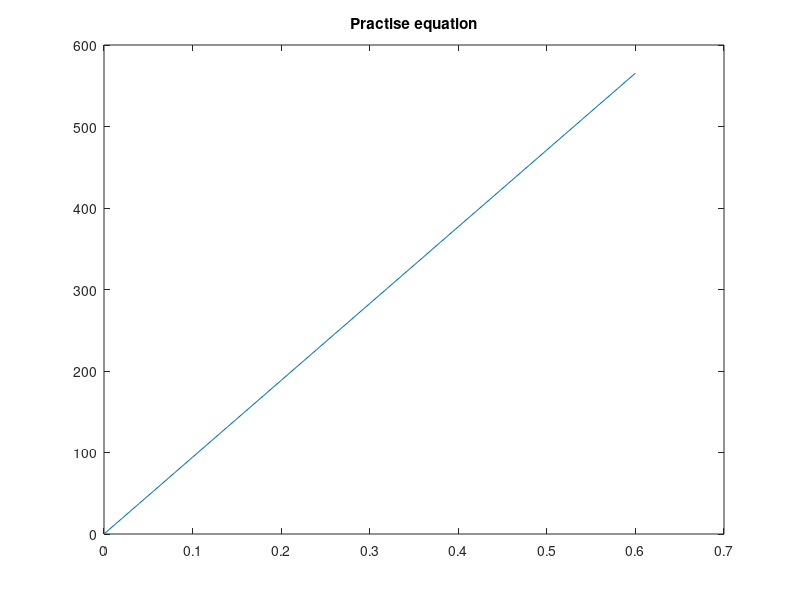

The MATLAB source for this figure:
%Ex 1
%This is basic practise_1
radius=4;
area=pi*radius^2;
disp('area=');disp(area);


circum=2*pi*radius;
disp('circum=');disp(circum);
%%%%%
%Ex 2
%This is excersie to practise
t = 0:0.02:0.6;
sin=10;%Variables

y=3*sin*(pi*10*t);
plot(t,y);
title('Practise equation');